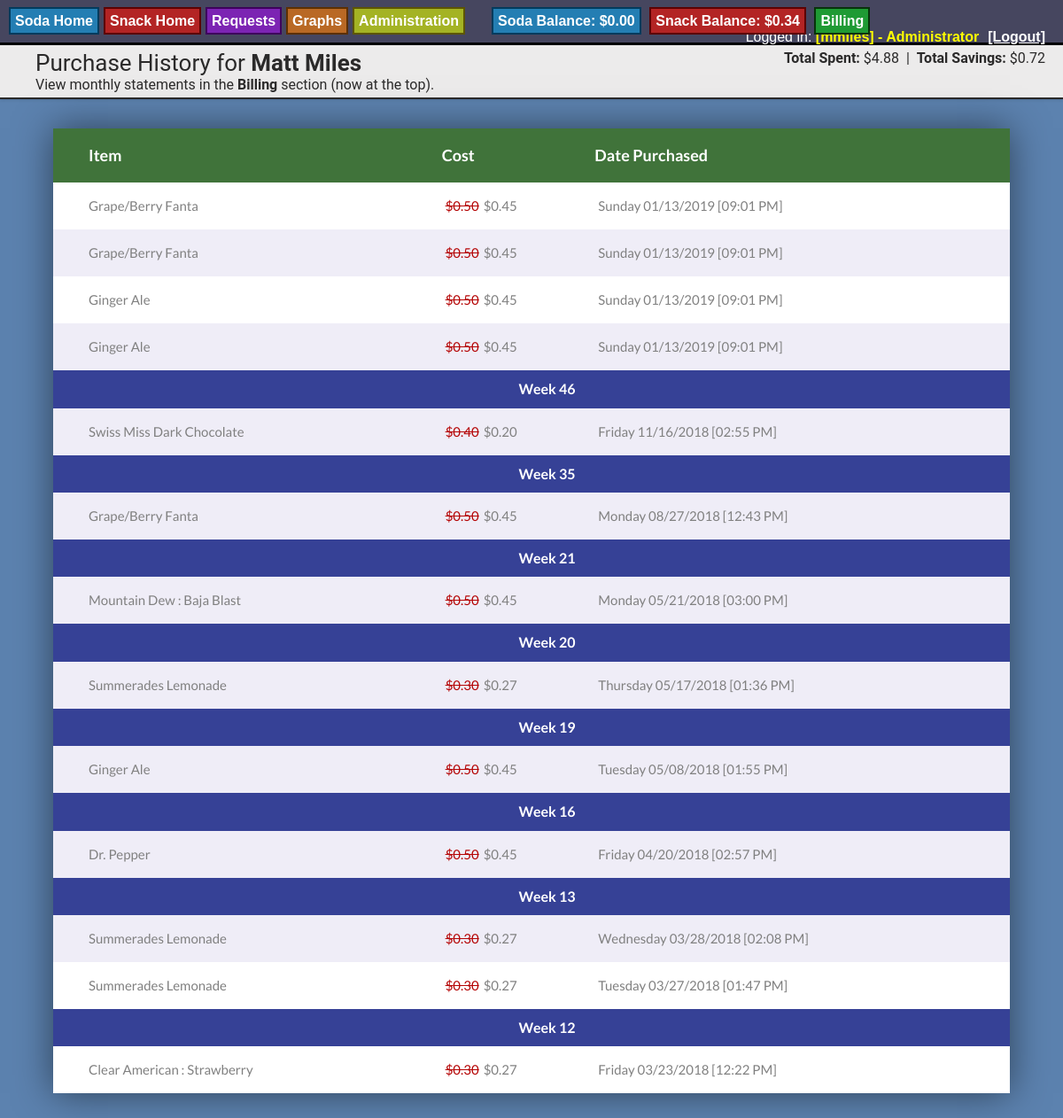
Page /purchase_history.php?type=Soda (signed in) on the committed database.
### tables this page shows
CREATE TABLE "Purchase_History" (
	`ID`	INTEGER PRIMARY KEY AUTOINCREMENT UNIQUE,
	`UserID`	INTEGER NOT NULL,
	`ItemID`	INTEGER NOT NULL,
	`Cost`	REAL,
	`Date`	TEXT,
	`DiscountCost`	REAL,
	`CashOnly`	INTEGER,
	`DailyAmountID`	INTEGER,
	`Cancelled`	INTEGER
);

CREATE TABLE "Item" (
	`ID`	integer PRIMARY KEY AUTOINCREMENT,
	`Name`	text,
	`Date`	text,
	`ChartColor`	text,
	`TotalCans`	integer,
	`BackstockQuantity`	integer,
	`ShelfQuantity`	integer,
	`Price`	real,
	`TotalIncome`	real,
	`TotalExpenses`	real,
	`DateModifed`	text,
	`DateModified`	text,
	`ModifyType`	text,
	`Retired`	INTEGER DEFAULT 0,
	`ImageURL`	TEXT,
	`ThumbURL`	TEXT,
	`UnitName`	TEXT,
	`Type`	TEXT,
	`DiscountPrice`	REAL,
	`Hidden`	INTEGER DEFAULT 0,
	`OutOfStock`	Integer,
	`OutOfStockDate`	Text,
	`OutOfStockReporter`	Text,
	`UnitNamePlural`	TEXT,
	`Alias`	TEXT,
	`ExpirationDate`	TEXT
);

### purchase_history.php (the view, shortened to what this page needs)
<head>
<?php
    $itemType = $_GET['type'];
    if( $isLoggedInAdmin && isset($_GET['userid'] ) && isset($_GET['name'] )  ) {
        $userID = $_GET['userid'];
        $name = $_GET['name'];
    } else {
        $userID = $_SESSION['UserID'];
        $name = $_SESSION['FirstName'] . " " . $_SESSION['LastName'];
    }
    echo "<div class='rounded_header'><span class='title'>Purchase History for <b>$name</b></span>";
    $totalSavings = 0.0;
    $totalBalance = 0.0;
    $results = $db->query("SELECT p.Cost, p.DiscountCost FROM Purchase_History p JOIN Item i on p.itemID = i.ID WHERE p.UserID = $userID AND i.Type='$itemType' AND Cancelled IS NULL");
    while ($row = $results->fetchArray()) {
        if( $row['DiscountCost'] != "" ) {
            $totalSavings += ($row['Cost'] - $row['DiscountCost']);
            $totalBalance += $row['DiscountCost'];
        } else {
            $totalBalance += $row['Cost'];
        }
    }
    echo  "<span style='float:right; padding-right:20px;'><b>Total Spent:</b> $". number_format($totalBalance,2) . "&nbsp;&nbsp;|&nbsp;&nbsp;<b>Total Savings:</b> $" . number_format($totalSavings, 2) . "</span>";
    echo "<div>";
    echo "View monthly statements in the <b>Billing</b> section (now at the top).";
    echo "</div>";
    echo "</div>";
    echo "<div class='center_piece'>";
    echo "<div class='rounded_table'>";
    echo "<table>";
    echo "<thead><tr class='table_header'>";
    echo "<th>Item</th>";
    echo "<th>Cost</th>";
    echo "<th>Date Purchased</th>";
    echo "</tr></thead>";
    $results = $db->query("SELECT i.Name, p.Cancelled, p.Cost, p.DiscountCost, p.Date, p.UserID, p.CashOnly FROM Purchase_History p JOIN Item i on p.itemID = i.ID WHERE p.UserID = $userID AND i.Type='$itemType' ORDER BY p.Date DESC");
    $currentWeek = "";
    while ($row = $results->fetchArray()) {
        $date_object = DateTime::createFromFormat('Y-m-d H:i:s', $row['Date']);
        $weekOfPurchase = $date_object->format('W');
        if( $currentWeek == "" ) {
            $currentWeek = $weekOfPurchase;
        } else {
            if( $currentWeek != $weekOfPurchase ) {
                echo "<tr>";
                echo "<td class='section' colspan='3'>";
                echo "Week " . $weekOfPurchase;
                echo "</td>";
                echo "</tr>";
                $currentWeek = $weekOfPurchase;
            }
        }
        $itemName = $row['Name'];
        $discountAmountDisplay = "$" . number_format($row['DiscountCost'],2);
        $costAmountDisplay = "$" . number_format($row['Cost'], 2);
        echo "<tr>";
        echo "<td>" . $itemName . "</td>";
        $costDisplay = "";
        if( $row['DiscountCost'] != "" ) {
            $costDisplay = "<span class='red_price'>$" . number_format($row['Cost'], 2) . "</span>" . $discountAmountDisplay;
        } else {
            $costDisplay = $costAmountDisplay;
        }
        echo "<td>" . $costDisplay ."</td>";
        echo "<td>" . $date_object->format('l m/d/Y  [h:i A]') . "</td>";
        echo "</tr>";
    }
        echo "</table>";
    echo "</div>";
    echo "</div>";
?>
</body>

### css/style_6.css (style rules this page uses)
body { font-family: Helvetica, Arial, Sans-Serif; margin:0 auto; width:100%; height:100%; padding:0; background-color:#7EBAFF; }
.soda_body { background-color:#5c82af; }
.table_header { background-color: #7a8020; font-weight:bold; }
.red_price { color:#b50505; text-decoration:line-through; margin-right:5px; }
.center_piece { display:flex; align-items:center; justify-content:center; flex-wrap:wrap; padding:33px 0px; }
.rounded_table { width:90%; margin-left: 5%; margin-right: 5%; overflow:hidden; box-shadow: 0 0px 40px 0px rgba(0, 0, 0, 0.50); -moz-box-shadow: 0 0px 40px 0px rgba(0, 0, 0, 0.50); -webkit-box-shadow: 0 0px 40px 0px rgba(0, 0, 0, 0.50); -o-box-shadow: 0 0px 40px 0px rgba(0, 0, 0, 0.50); -ms-box-shadow: 0 0px 40px 0px rgba(0, 0, 0, 0.50); }
.rounded_header { font-family: "Roboto",Arial; color: #2b2a2a; background-color: #ecebeb; padding-left: 40px; padding-top:5px; padding-bottom:5px; text-align: left; box-shadow: 0 1px 3px 0 rgba(0,0,0,.15); -moz-box-shadow: 0 1px 3px 0 rgba(0,0,0,.15); -webkit-box-shadow: 0 1px 3px 0 rgba(0,0,0,.15); -o-box-shadow: 0 1px 3px 0 rgba(0,0,0,.15); -ms-box-shadow: 0 1px 3px 0 rgba(0,0,0,.15); border-bottom: solid 2px #2b2a2a; }
.rounded_header .title { font-size:26px; }
.rounded_table table { width: 100%; border-collapse:collapse; }
.rounded_table th { background-color: #40733a; font-size: 18px; color: #FFFFFF; line-height: 1.4; font-family: Lato-Bold; padding-top: 18px; padding-bottom: 18px; text-align:left; }
.rounded_table .section { background-color: #364196; font-size: 16px; color: #FFFFFF; line-height: 1.4; font-family: Lato-Bold; padding-top: 10px; padding-bottom: 10px; text-align:center; }
.rounded_table tr:nth-child(even) { background-color: #efedf7; }
.rounded_table tr:nth-child(odd) { background-color: #ffffff; }
.rounded_table tr td { font-family: Lato-Regular; font-size: 15px; color: #808080; line-height: 1.4; padding-top: 16px; padding-bottom: 16px; padding-left:5px; padding-right:5px; }
.rounded_table td:first-child, .rounded_table th:first-child { padding-left:40px; }

### css/lights.css (style rules this page uses)
body { background: #000; }

### rows in the picture
purchase_history: ItemID.Name "Grape/Berry Fanta", Cost "0.50", DiscountCost "$0.45", Date "Sunday 01/13/2019 [09:01 PM]"
purchase_history: ItemID.Name "Grape/Berry Fanta", Cost "0.50", DiscountCost "$0.45", Date "Sunday 01/13/2019 [09:01 PM]"
purchase_history: ItemID.Name "Ginger Ale", Cost "0.50", DiscountCost "$0.45", Date "Sunday 01/13/2019 [09:01 PM]"
purchase_history: ItemID.Name "Ginger Ale", Cost "0.50", DiscountCost "$0.45", Date "Sunday 01/13/2019 [09:01 PM]"
purchase_history: Date "46", ItemID.Name "Swiss Miss Dark Chocolate", Cost "0.40", DiscountCost "$0.20", Date "Friday 11/16/2018 [02:55 PM]"
purchase_history: Date "35", ItemID.Name "Grape/Berry Fanta", Cost "0.50", DiscountCost "$0.45", Date "Monday 08/27/2018 [12:43 PM]"
purchase_history: Date "21", ItemID.Name "Mountain Dew : Baja Blast", Cost "0.50", DiscountCost "$0.45", Date "Monday 05/21/2018 [03:00 PM]"
purchase_history: Date "20", ItemID.Name "Summerades Lemonade", Cost "0.30", DiscountCost "$0.27", Date "Thursday 05/17/2018 [01:36 PM]"
purchase_history: Date "19", ItemID.Name "Ginger Ale", Cost "0.50", DiscountCost "$0.45", Date "Tuesday 05/08/2018 [01:55 PM]"
purchase_history: Date "16", ItemID.Name "Dr. Pepper", Cost "0.50", DiscountCost "$0.45", Date "Friday 04/20/2018 [02:57 PM]"
purchase_history: Date "13", ItemID.Name "Summerades Lemonade", Cost "0.30", DiscountCost "$0.27", Date "Wednesday 03/28/2018 [02:08 PM]"
purchase_history: ItemID.Name "Summerades Lemonade", Cost "0.30", DiscountCost "$0.27", Date "Tuesday 03/27/2018 [01:47 PM]"
purchase_history: Date "12", ItemID.Name "Clear American : Strawberry", Cost "0.30", DiscountCost "$0.27", Date "Friday 03/23/2018 [12:22 PM]"

### other values in the picture
$_SESSION['SodaBalance'] "0.00"
$_SESSION['SnackBalance'] "0.34"
$_SESSION['UserName'] "mmiles"
$name "Matt Miles"
$totalBalance "4.88"
$totalSavings "0.72"
